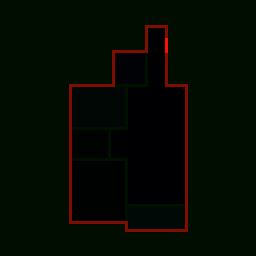
#> input picture get_rooms_individual/0.png, 256 x 256 px
$ python invert_image.py
#> lines starting #> are read from the running program, lines starting #| are printed output that depends on the picture; after the words box and inside, x2 and y2 are one past the last pixel; in counts of white or black regions, pixels touching at a corner belong together
import cv2
import numpy as np

def convert_colors(input_image_path, output_image_path):
    # Read the image
#> called with input_image_path = '0.png', output_image_path = './output_Inverted/3.png'
    image = cv2.imread(input_image_path)
#> image is the input picture: shape (256, 256, 3); mean B, G, R 0.8, 10.3, 3.8

    # Define the dark color range (almost black)
    lower_dark = np.array([0, 0, 0], dtype=np.uint8)
    upper_dark = np.array([15, 15, 15], dtype=np.uint8)

    # Define the slightly lighter color range (almost dark green)
    lower_light = np.array([0, 16, 0], dtype=np.uint8)
    upper_light = np.array([50, 120, 50], dtype=np.uint8)

    # Create masks for each color range
    dark_mask = cv2.inRange(image, lower_dark, upper_dark)
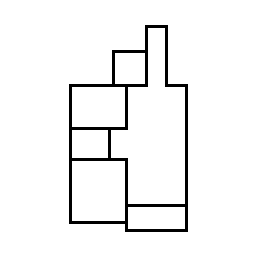
#> dark_mask: shape (256, 256); 95.4% white; 1 black region, box (x1, y1, x2, y2) and area: (69, 25, 188, 232) 3003
    light_mask = cv2.inRange(image, lower_light, upper_light)
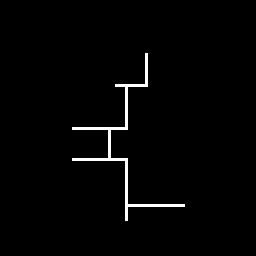
#> light_mask: shape (256, 256); 1.7% white; 1 white region, box (x1, y1, x2, y2) and area: (72, 53, 185, 221) 1083

    # Set pixels in the dark range to white
    image[dark_mask > 0] = [255, 255, 255]
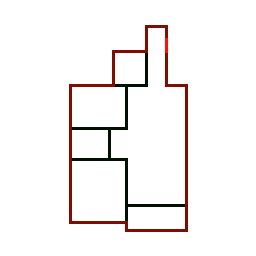
#> image: shape (256, 256, 3); mean B, G, R 243.3, 244, 247.1

    # Set pixels in the slightly lighter range to black
    image[light_mask > 0] = [0, 0, 0]
#> image: shape (256, 256, 3); 1.65% of pixels changed, all inside (x1, y1, x2, y2) = (72, 53, 185, 221)

    gray_img = cv2.cvtColor(image, cv2.COLOR_BGR2GRAY)
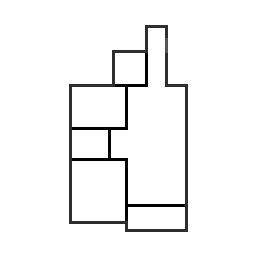
#> gray_img: shape (256, 256); min 0, max 255, mean 244.7

    # Save the result
    cv2.imwrite(output_image_path, gray_img)

if __name__ == "__main__":
    input_path = "0.png"
    output_path = "./output_Inverted/3.png"

    convert_colors(input_path, output_path)
